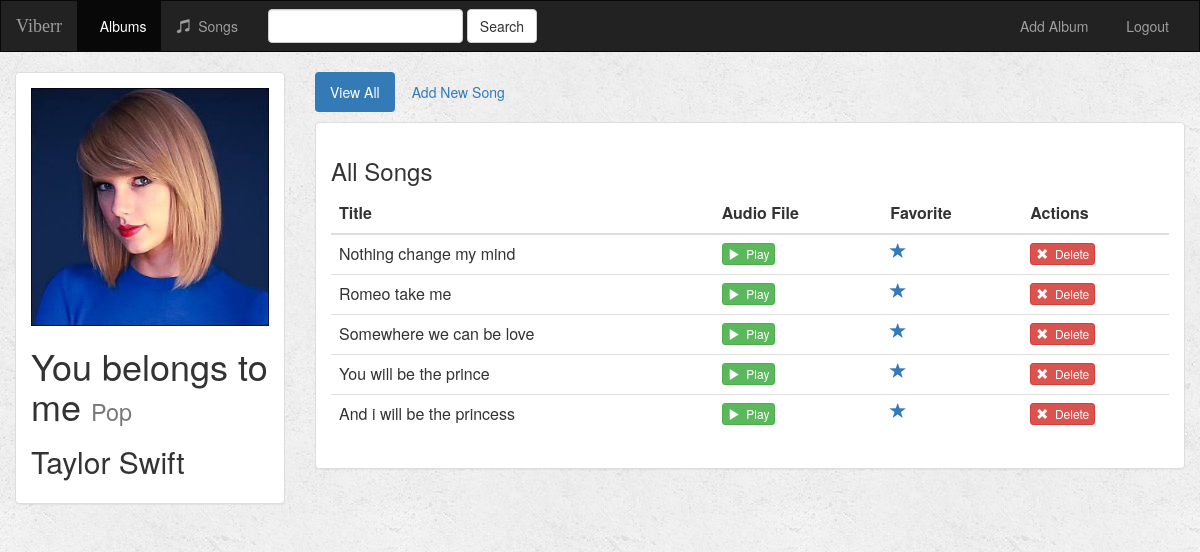
The app's page /music/1/ with its own data.
### music/models.py (models this page shows, shortened)
class Album(models.Model):
    artist = models.CharField(max_length=250)
    album_title = models.CharField(max_length=500)
    genre = models.CharField(max_length=100)
    album_logo = models.ImageField(upload_to='images/') # here we create album_logo is blank=true,but if i add
    def __str__(self):
        return self.album_title + ' - ' + self.artist

class Song(models.Model):
    album = models.ForeignKey(Album, on_delete=models.CASCADE) # the song from which album
    file_type = models.CharField(max_length=10) # file type is mp3 or avi
    song_title = models.CharField(max_length=250)
    is_favorite = models.BooleanField(default=False)

### music/views.py (the view)
# urls.py: url(r'^(?P<pk>[0-9]+)/$', views.DetailView.as_view(), name='detail'), # /music/<album_id>/,using pk(build in) in class based view instead of using album_id
class DetailView(generic.DetailView):
    model = Album
    template_name = 'music/detail.html'

### music/templates/music/detail.html (shortened to what this page needs)
{% extends 'music/base.html' %}
{% load staticfiles %}
{% block body %}
<div class="container-fluid songs-container">
    <div class="row">
        <div class="col-sm-4 col-md-3">
            <div class="panel panel-default">
                <div class="panel-body">
                    <a href="{% url 'music:detail' album.id %}">
                        {% if album.album_logo %}
                            <img src="{{ album.album_logo.url }}" class="img-responsive">
                        {% else %}
                            <h3>No image to display</h3>
                        {% endif %}
                    </a>
                    <h1>{{ album.album_title }} <small>{{ album.genre }}</small></h1>
                    <h2>{{ album.artist }}</h2>
                </div>
            </div>
        </div>
        <div class="col-sm-8 col-md-9">
            <ul class="nav nav-pills" style="margin-bottom: 10px;">
                <li role="presentation" class="active"><a href="{% url 'music:detail' album.id %}">View All</a></li>
                <li role="presentation"><a href="#">Add New Song</a></li>
            </ul>
            <div class="panel panel-default">
                <div class="panel-body">
                    <h3>All Songs</h3>
                    <table class="table">
                        <thead>
                        <tr>
                            <th>Title</th>
                            <th>Audio File</th>
                            <th>Favorite</th>
                            <th>Actions</th>
                        </tr>
                        </thead>
                        <tbody>
                        {% for song in album.song_set.all %}
                            <tr>
                                <td>{{ song.song_title }}</td>
                                <td>
                                    <a target="_blank" href="{{ song.audio_file.url }}">
                                        <button type="button" class="btn btn-success btn-xs">
                                            <span class="glyphicon glyphicon-play"></span>&nbsp; Play
                                        </button>
                                    </a>
                                </td>
                                <td>
                                    <a href="{% url 'music:favorite' song.id %}" class="btn-favorite"><span class="glyphicon glyphicon-star {% if song.is_favorite %}active{% endif %}"></span></a>
                                </td>
                                <td>
                                    <form action="#" method="post" style="display: inline;">
                                        <button type="submit" class="btn btn-danger btn-xs">
                                            <span class="glyphicon glyphicon-remove"></span>&nbsp; Delete
                                        </button>
                                    </form>
                                </td>
                            </tr>
                        {% endfor %}
                        </tbody>
                    </table>
                </div>
            </div>
        </div>
    </div>
</div>
{% endblock %}

### records on screen
Album: album_logo (picture), album_title "You belongs to me", genre "Pop", artist "Taylor Swift"
Song: song_title "Nothing change my mind"
Song: song_title "Romeo take me"
Song: song_title "Somewhere we can be love"
Song: song_title "You will be the prince"
Song: song_title "And i will be the princess"
